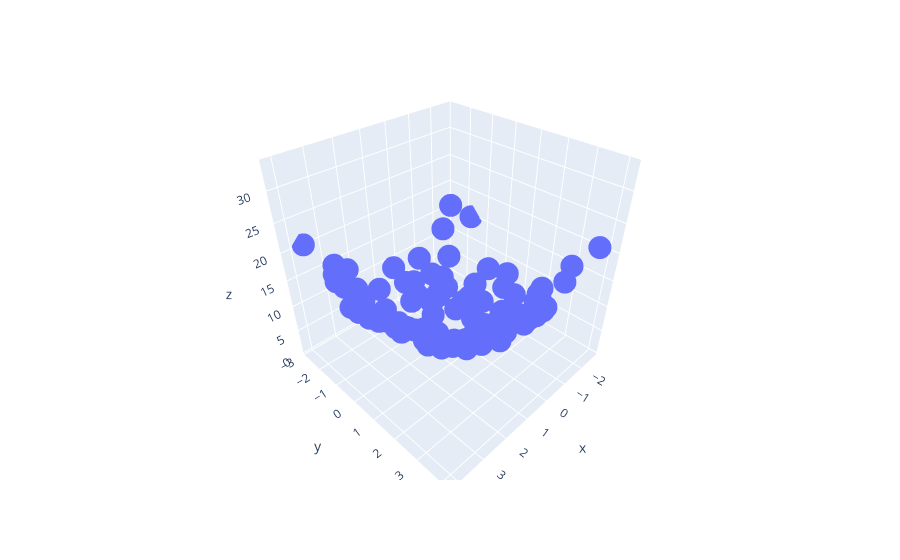

Notebook code cell kept with this figure:
### Code cell
import plotly.express as px
df = px.data.iris()
fig = px.scatter_3d(df, x=x.ravel(), y=y.ravel(), z=z.ravel())
fig.show()
